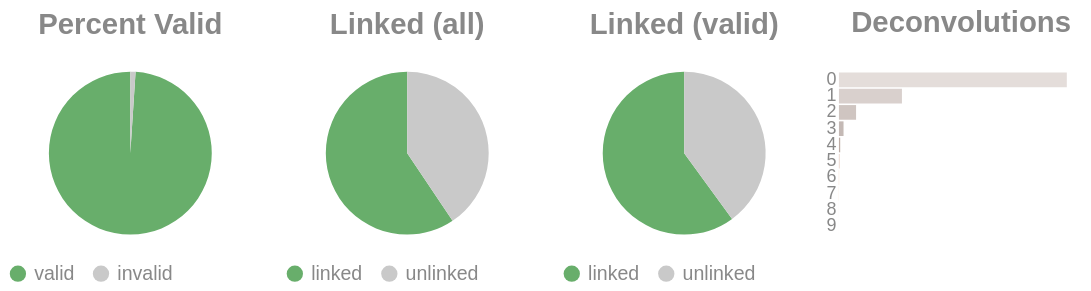

Here is the notebook cell this chart was saved with:
### Code cell
if SKIPLR:
    pass
else:
    clash = Counter()
    for i in valids['molecule'].to_list():
        _mol = i.split("-")
        if len(_mol) == 1:
            clash.update('0')
        else:
            clash.update(_mol[-1])

    _d = {"deconvolutions": [], 'count': []}
    for k,v in clash.items():
        _d['deconvolutions'].append(k)
        _d['count'].append(v)

    tot_valid = valids['reads'].sum()
    mask = valids['reads'] >= 2
    n_linked_reads = valids.filter(mask)['reads'].sum()
    if n_linked_reads == 0:
        print_html("No linked molecules (>=2 reads) were detected; skipping linked-only distributions.")
        SKIPLR = True
    else:
        perc_valid = round(tot_valid / n_reads, 4)
        linked_perc_abs = round(n_linked_reads / n_reads, 4)
        linked_perc = round(n_linked_reads / tot_valid, 4)

    _valid = pl.DataFrame({"valids": ['valid', 'invalid'], "count": [tot_valid, n_reads - tot_valid]})
    _linked_abs = pl.DataFrame({"linked (absolute)": ['linked', 'unlinked'], "count": [n_linked_reads, n_reads - n_linked_reads]})
    _linked_rel = pl.DataFrame({"linked (valids)": ['linked', 'unlinked'], "count": [n_linked_reads, tot_valid - n_linked_reads]})

    (
        alt.hconcat(
            piechart(_valid, goodval = 'valid', title = "Percent Valid"),
            piechart(_linked_abs, goodval = "linked", title =  "Linked (all)"),
            piechart(_linked_rel, goodval = "linked", title =  "Linked (valid)"),
            convolutionbar(pl.DataFrame(_d), title = "Deconvolutions"),
            center = True,
            bounds = 'flush'
        )
        .resolve_scale(color='independent')
        .resolve_legend('independent')
        .properties(usermeta={'embedOptions': {"actions": False}})
    ).display()

### Figure 1 — Vega-Lite specification as saved in the notebook (floating-point values rounded to 4 significant figures)
{"width": "container", "height": 400, "config": {"title": {"anchor": "start", "dy": -15, "fontSize": 18, "color": "#888888", "subtitleColor": "#888888", "subtitleFontSize": 14}, "arc": {"fill": "#0072B2"}, "axis": {"domainColor": "#888888", "domainWidth": 0.5, "gridWidth": 0.2, "grid": false, "titleFontWeight": 400, "titleFontSize": 15, "labelFontSize": 11, "labelColor": "#888888", "tickColor": "#888888", "tickWidth": 0.2, "titleColor": "#888888"}, "axisBand": {"grid": false}, "axisX": {"grid": true, "tickSize": 10, "domainCap": "round"}, "axisY": {"domain": false, "grid": true, "tickSize": 0, "domainCap": "round"}, "background": "transparent", "header": {"labelFontSize": 15, "labelColor": "#888888", "titleFontSize": 15, "titleFontWeight": 600, "titleColor": "#888888"}, "legend": {"labelFont": "sans-serif", "labelFontSize": 12, "labelColor": "#888888", "symbolSize": 100, "symbolType": "circle", "titleFontSize": 12, "titlePadding": 10, "titleColor": "#888888", "title": null}, "range": {"category": ["#E69F00", "#56B4E9", "#009E73", "#F0E442", "#0072B2", "#D55E00", "#CC79A7", "#000000"], "diverging": ["#cfe8f3", "#a2d4ec", "#73bfe2", "#46abdb", "#1696d2", "#12719e"]}, "area": {"fill": "#0072B2", "fillOpacity": 0.7, "line": true, "strokeOpacity": 0.7}, "line": {"color": "#0072B2", "stroke": "#0072B2", "strokeWidth": 2}, "trail": {"color": "#0072B2", "stroke": "#0072B2", "strokeWidth": 0, "size": 1}, "point": {"filled": true, "fillOpacity": 1.0, "size": 95}, "text": {"color": "#888888", "fontSize": 11, "align": "right", "fontWeight": 400, "size": 11}, "bar": {"fill": "#0072B2", "stroke": null}, "view": {"stroke": null, "continuousWidth": 660, "continuousHeight": 400}}, "hconcat": [{"data": {"name": "data-3539ddbf3300da134bfe128e57af0b88"}, "mark": {"type": "arc"}, "encoding": {"color": {"field": "valids", "legend": {"orient": "bottom", "title": null}, "scale": {"domain": ["valid", "invalid"], "range": ["#68ae6b", "#C9C9C9"]}, "title": "Valids", "type": "nominal"}, "theta": {"field": "count", "type": "quantitative"}, "tooltip": [{"field": "valids", "title": "Valids", "type": "ordinal"}, {"field": "percent", "format": ".2%", "title": "Percent", "type": "quantitative"}, {"field": "count", "title": "Count", "type": "quantitative"}]}, "height": 100, "title": {"text": "Percent Valid", "align": "center", "anchor": "middle"}, "transform": [{"calculate": "datum.count / 17369236", "as": "percent"}], "width": 150}, {"data": {"name": "data-9d21659c8a7fd5ca950709604bc83bae"}, "mark": {"type": "arc"}, "encoding": {"color": {"field": "linked (absolute)", "legend": {"orient": "bottom", "title": null}, "scale": {"domain": ["linked", "unlinked"], "range": ["#68ae6b", "#C9C9C9"]}, "title": "Linked (Absolute)", "type": "nominal"}, "theta": {"field": "count", "type": "quantitative"}, "tooltip": [{"field": "linked (absolute)", "title": "Linked (Absolute)", "type": "ordinal"}, {"field": "percent", "format": ".2%", "title": "Percent", "type": "quantitative"}, {"field": "count", "title": "Count", "type": "quantitative"}]}, "height": 100, "title": {"text": "Linked (all)", "align": "center", "anchor": "middle"}, "transform": [{"calculate": "datum.count / 17369236", "as": "percent"}], "width": 150}, {"data": {"name": "data-06fdfd41eab76b3be09fa356e4540c60"}, "mark": {"type": "arc"}, "encoding": {"color": {"field": "linked (valids)", "legend": {"orient": "bottom", "title": null}, "scale": {"domain": ["linked", "unlinked"], "range": ["#68ae6b", "#C9C9C9"]}, "title": "Linked (Valids)", "type": "nominal"}, "theta": {"field": "count", "type": "quantitative"}, "tooltip": [{"field": "linked (valids)", "title": "Linked (Valids)", "type": "ordinal"}, {"field": "percent", "format": ".2%", "title": "Percent", "type": "quantitative"}, {"field": "count", "title": "Count", "type": "quantitative"}]}, "height": 100, "title": {"text": "Linked (valid)", "align": "center", "anchor": "middle"}, "transform": [{"calculate": "datum.count / 17190305", "as": "percent"}], "width": 150}, {"data": {"name": "data-97574b7495a9796aedc5247a62c66638"}, "mark": {"type": "bar"}, "encoding": {"color": {"field": "deconvolutions", "legend": null, "scale": {"scheme": "lightgreyred"}, "type": "nominal"}, "tooltip": [{"field": "deconvolutions", "title": "Deconvolutions", "type": "ordinal"}, {"field": "percent", "format": ".2%", "title": "Percent", "type": "quantitative"}, {"field": "count", "title": "Count", "type": "quantitative"}], "x": {"axis": null, "field": "count", "type": "quantitative"}, "y": {"field": "deconvolutions", "sort": "ascending", "title": null, "type": "nominal"}}, "height": 100, "title": {"text": "Deconvolutions", "align": "center", "anchor": "middle"}, "transform": [{"calculate": "datum.count / 10293497", "as": "percent"}], "width": 150}], "bounds": "flush", "center": true, "resolve": {"legend": {"angle": "independent"}, "scale": {"color": "independent"}}, "usermeta": {"embedOptions": {"actions": false}}, "$schema": "https://vega.github.io/schema/vega-lite/v6.4.1.json", "datasets": {"data-3539ddbf3300da134bfe128e57af0b88": [{"valids": "valid", "count": 17190305}, {"valids": "invalid", "count": 178931}], "data-9d21659c8a7fd5ca950709604bc83bae": [{"linked (absolute)": "linked", "count": 10316526}, {"linked (absolute)": "unlinked", "count": 7052710}], "data-06fdfd41eab76b3be09fa356e4540c60": [{"linked (valids)": "linked", "count": 10316526}, {"linked (valids)": "unlinked", "count": 6873779}], "data-97574b7495a9796aedc5247a62c66638": [{"deconvolutions": "0", "count": 7460694}, {"deconvolutions": "1", "count": 2062559}, {"deconvolutions": "2", "count": 561086}, {"deconvolutions": "3", "count": 150594}, {"deconvolutions": "4", "count": 41374}, {"deconvolutions": "5", "count": 11807}, {"deconvolutions": "6", "count": 3595}, {"deconvolutions": "7", "count": 1177}, {"deconvolutions": "8", "count": 448}, {"deconvolutions": "9", "count": 163}]}}
